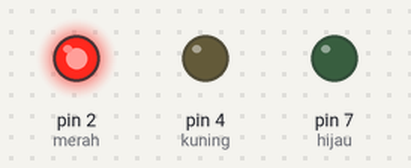
Bench run of a sketch on a simulated Arduino Uno, built with avr-gcc and run on an emulated ATmega328P. On the bench: output pins drawn as LEDs (lit = HIGH).

Above: at 0.2 s.
At 0.7 s:
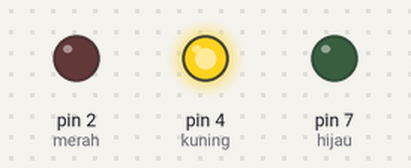
At 2.7 s:
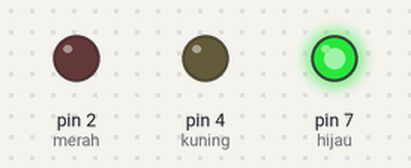
Timing chart, 0 to 3.5 s (numbered marks = the images above):
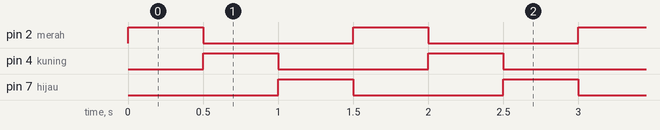

Measured:
- by itself, pin 2 (merah), pin 4 (kuning), pin 7 (hijau): alternates HIGH for 0.50 s and LOW for 1.0 s
- by itself, everything shown: repeats every 1.5 s, in 3 steps

The sketch:

day1.ino
```cpp
int merah = 2;
int kuning = 4;
int hijau = 7;
void setup() {
  // put your setup code here, to run once:
  pinMode(merah,OUTPUT);
  pinMode(kuning,OUTPUT);
  pinMode(hijau,OUTPUT);
}

void loop() {
  // put your main code here, to run repeatedly:
  digitalWrite(merah, HIGH);
  digitalWrite(kuning, LOW);
  digitalWrite(hijau, LOW);
  delay(500);
   digitalWrite(kuning, HIGH);
   digitalWrite(merah, LOW);
   digitalWrite(hijau, LOW);
  delay(500);
  digitalWrite(hijau, HIGH);
  digitalWrite(merah, LOW);
  digitalWrite(kuning, LOW);
  delay(500);

}
```
